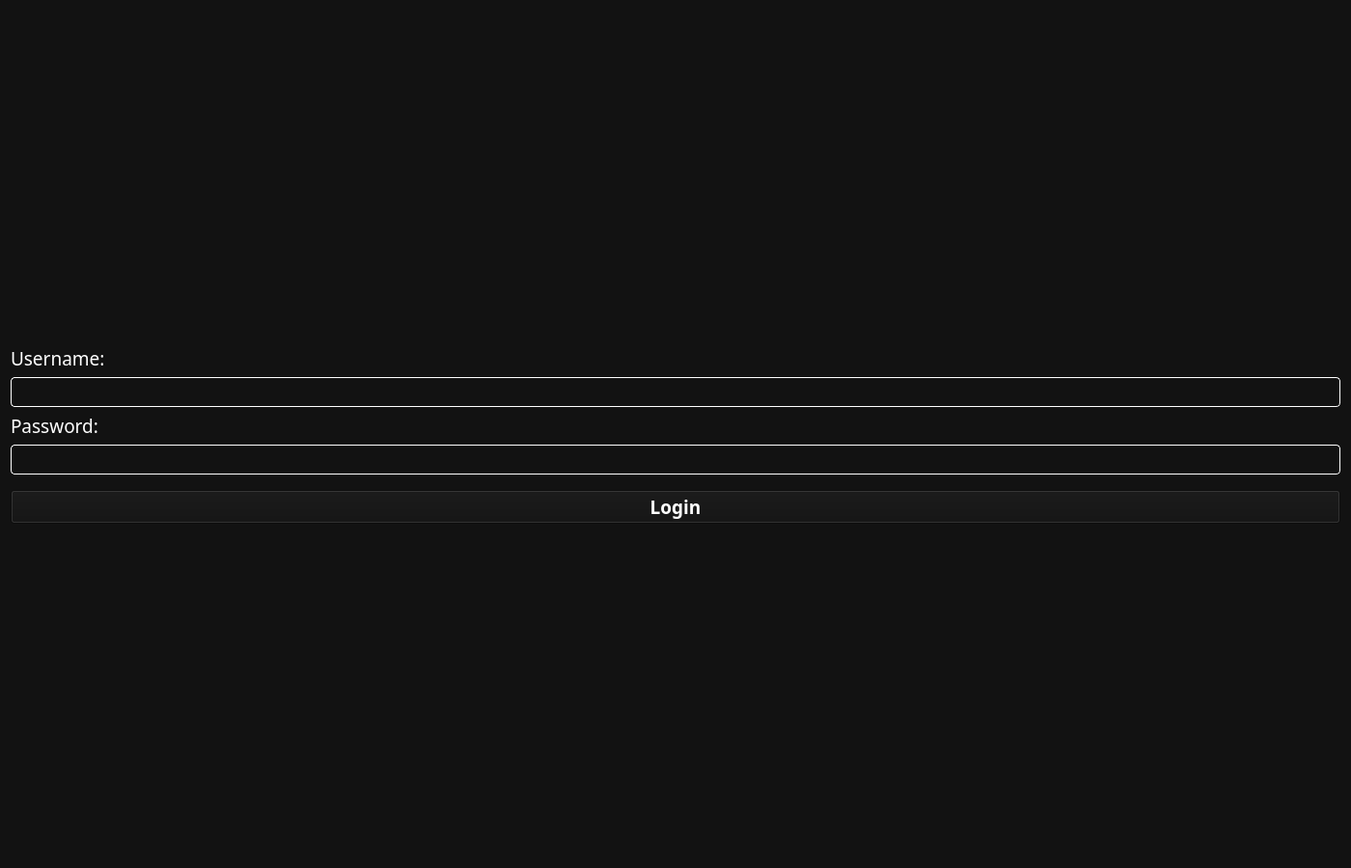
<?xml version="1.0" encoding="UTF-8"?>
<ui version="4.0">
 <class>Login</class>
 <widget class="QWidget" name="Login">
  <property name="geometry">
   <rect>
    <x>0</x>
    <y>0</y>
    <width>1400</width>
    <height>900</height>
   </rect>
  </property>
  <property name="sizePolicy">
   <sizepolicy hsizetype="Expanding" vsizetype="Expanding">
    <horstretch>0</horstretch>
    <verstretch>0</verstretch>
   </sizepolicy>
  </property>
  <property name="minimumSize">
   <size>
    <width>1400</width>
    <height>900</height>
   </size>
  </property>
  <property name="maximumSize">
   <size>
    <width>1400</width>
    <height>900</height>
   </size>
  </property>
  <property name="windowTitle">
   <string>Login</string>
  </property>
  <property name="styleSheet">
   <string notr="true">background-color: rgb(18, 18, 18);
color:white</string>
  </property>
  <layout class="QGridLayout" name="gridLayout">
   <item row="0" column="0">
    <layout class="QVBoxLayout" name="verticalLayoutLogin_2">
     <item>
      <spacer name="verticalSpacer_4">
       <property name="orientation">
        <enum>Qt::Orientation::Vertical</enum>
       </property>
       <property name="sizeHint" stdset="0">
        <size>
         <width>20</width>
         <height>40</height>
        </size>
       </property>
      </spacer>
     </item>
     <item>
      <widget class="QLabel" name="labelUsernameLogin_2">
       <property name="font">
        <font>
         <family>JetBrainsMono Nerd Font</family>
         <pointsize>14</pointsize>
        </font>
       </property>
       <property name="text">
        <string>Username:</string>
       </property>
      </widget>
     </item>
     <item>
      <widget class="QLineEdit" name="lineEditUsernameLogin_2">
       <property name="font">
        <font>
         <family>JetBrainsMonoNL Nerd Font</family>
         <pointsize>14</pointsize>
        </font>
       </property>
       <property name="styleSheet">
        <string notr="true">QLineEdit {
border: 1px solid #ffffff;
border-radius: 4px;  
}</string>
       </property>
      </widget>
     </item>
     <item>
      <widget class="QLabel" name="labelPasswordLogin_2">
       <property name="font">
        <font>
         <family>JetBrainsMonoNL Nerd Font</family>
         <pointsize>14</pointsize>
        </font>
       </property>
       <property name="text">
        <string>Password:</string>
       </property>
      </widget>
     </item>
     <item>
      <widget class="QLineEdit" name="lineEditPasswordLogin_2">
       <property name="font">
        <font>
         <family>JetBrainsMono Nerd Font</family>
         <pointsize>14</pointsize>
        </font>
       </property>
       <property name="styleSheet">
        <string notr="true">QLineEdit {
border: 1px solid #ffffff;
border-radius: 4px;  
}</string>
       </property>
       <property name="echoMode">
        <enum>QLineEdit::EchoMode::Password</enum>
       </property>
      </widget>
     </item>
     <item>
      <spacer name="verticalSpacer_5">
       <property name="orientation">
        <enum>Qt::Orientation::Vertical</enum>
       </property>
       <property name="sizeType">
        <enum>QSizePolicy::Policy::Minimum</enum>
       </property>
       <property name="sizeHint" stdset="0">
        <size>
         <width>20</width>
         <height>10</height>
        </size>
       </property>
      </spacer>
     </item>
     <item>
      <widget class="QPushButton" name="buttonLogin_2">
       <property name="font">
        <font>
         <family>JetBrainsMonoNL Nerd Font</family>
         <pointsize>14</pointsize>
         <bold>true</bold>
        </font>
       </property>
       <property name="styleSheet">
        <string notr="true">QPushButton {
    background-color: #00C853; /* Vert */
    color: white;
    font-weight: bold;
    border-radius: 10px;
    padding: 10px;
}
QPushButton:hover {
    background-color: #009624; / survol */
}</string>
       </property>
       <property name="text">
        <string>Login</string>
       </property>
      </widget>
     </item>
     <item>
      <spacer name="verticalSpacer_6">
       <property name="orientation">
        <enum>Qt::Orientation::Vertical</enum>
       </property>
       <property name="sizeHint" stdset="0">
        <size>
         <width>20</width>
         <height>40</height>
        </size>
       </property>
      </spacer>
     </item>
    </layout>
   </item>
  </layout>
 </widget>
 <resources/>
 <connections/>
</ui>
